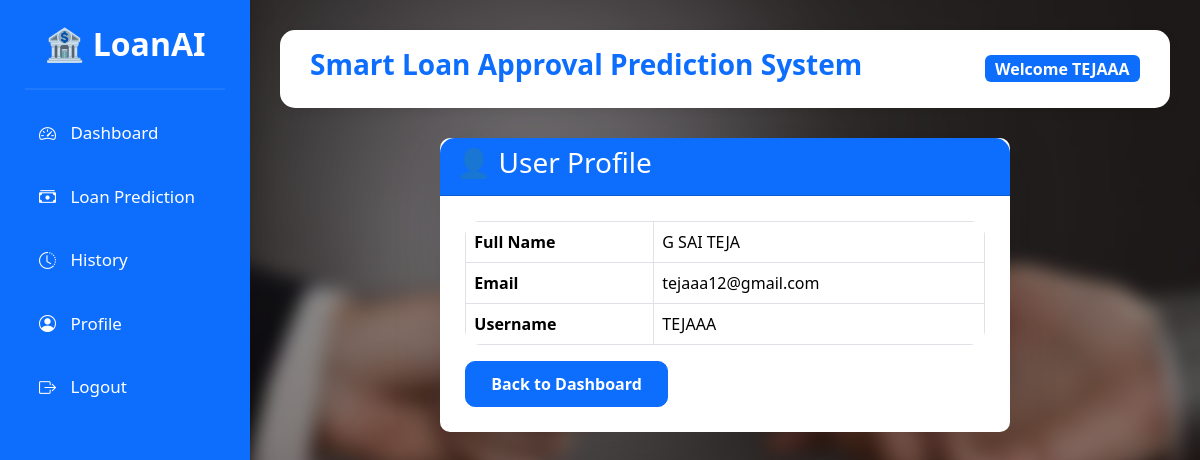
Screenshot of /profile (signed in) with the database file from the repository.
### tables this page shows
CREATE TABLE users(

    id INTEGER PRIMARY KEY AUTOINCREMENT,

    fullname TEXT NOT NULL,

    email TEXT UNIQUE NOT NULL,

    username TEXT UNIQUE NOT NULL,

    password TEXT NOT NULL

);

### app.py (the view)
@app.route("/profile")
def profile():
    if "username" not in session:
        return redirect(url_for("login"))
    conn = get_db_connection()
    user = conn.execute(
        "SELECT * FROM users WHERE username=?",
        (session["username"],)
    ).fetchone()
    conn.close()
    return render_template(
        "profile.html",
        user=user
    )

### app.py (called while the page is built)
def get_db_connection():
    conn = sqlite3.connect("database.db")
    conn.row_factory = sqlite3.Row
    return conn

### templates/profile.html (shortened to what this page needs)
{% extends "base.html" %}
{% block content %}
<div class="container">
<div class="row justify-content-center">
<div class="col-md-8">
<div class="card shadow-lg">
<div class="card-header bg-primary text-white">
<h3>👤 User Profile</h3>
</div>
<div class="card-body">
<table class="table table-bordered">
<tr>
<th>Full Name</th>
<td>{{ user.fullname }}</td>
</tr>
<tr>
<th>Email</th>
<td>{{ user.email }}</td>
</tr>
<tr>
<th>Username</th>
<td>{{ user.username }}</td>
</tr>
</table>
<a href="{{ url_for('dashboard') }}"
class="btn btn-primary">
Back to Dashboard
</a>
</div>
</div>
</div>
</div>
</div>
{% endblock %}

### templates/base.html (shortened to what this page needs)
<!DOCTYPE html>
<html lang="en">
<head>
    <link href="https://cdn.jsdelivr.net/npm/bootstrap@5.3.3/dist/css/bootstrap.min.css" rel="stylesheet">
    <link rel="stylesheet"
          href="https://cdn.jsdelivr.net/npm/bootstrap-icons@1.11.3/font/bootstrap-icons.min.css">
    <link rel="stylesheet"
          href="{{ url_for('static', filename='css/style.css') }}">
</head>
<body>
<div class="wrapper">
    <div class="sidebar">
        <h2 class="logo">
            🏦 LoanAI
        </h2>
        <hr>
        <a href="{{ url_for('dashboard') }}">
            <i class="bi bi-speedometer2"></i>
            Dashboard
        </a>
        <a href="{{ url_for('predict') }}">
            <i class="bi bi-cash-stack"></i>
            Loan Prediction
        </a>
        <a href="{{ url_for('history') }}">
            <i class="bi bi-clock-history"></i>
            History
        </a>
        <a href="{{ url_for('profile') }}">
            <i class="bi bi-person-circle"></i>
            Profile
        </a>
        <a href="{{ url_for('logout') }}">
            <i class="bi bi-box-arrow-right"></i>
            Logout
        </a>
    </div>
    <div class="main">
        <div class="topbar">
            <div>
                <h3>Smart Loan Approval Prediction System</h3>
            </div>
            <div>
                <span class="badge bg-primary fs-6">
                    Welcome {{ session.username }}
                </span>
            </div>
        </div>
        <div class="content">
            {% block content %}
            {% endblock %}
        </div>
    </div>
</div>
</body>
</html>

### static/css/style.css (style rules this page uses)
* { margin:0; padding:0; box-sizing:border-box; font-family:'Segoe UI',sans-serif; }
body { background:#f4f7fc; }
a { text-decoration:none; }
.wrapper { display:flex; width:100%; min-height:100vh; }
.sidebar { width:250px; background:#0d6efd; color:white; position:fixed; height:100vh; padding:25px; box-shadow:5px 0 20px rgba(0,0,0,.15); }
.logo { text-align:center; margin-bottom:25px; font-weight:bold; }
.sidebar hr { border:1px solid rgba(255,255,255,.3); }
.sidebar a { display:block; color:white; padding:14px; margin-top:10px; border-radius:10px; transition:.3s; font-size:17px; }
.sidebar a i { margin-right:10px; }
.main { margin-left:250px; width:calc(100% - 250px); padding:30px; }
.topbar { background:white; padding:18px 30px; border-radius:15px; display:flex; justify-content:space-between; align-items:center; box-shadow:0 4px 12px rgba(0,0,0,.08); margin-bottom:30px; }
.topbar h3 { color:#0d6efd; font-weight:bold; }
.card { border:none; border-radius:18px; transition:.3s; box-shadow:0 5px 15px rgba(0,0,0,.08); }
.card-body { padding:25px; }
.btn { border-radius:10px; padding:10px 25px; font-weight:bold; transition:.3s; }
table { background:white; border-radius:15px; overflow:hidden; }
.card-header { border-radius:15px 15px 0 0 !important; }
.card { border-radius:10px; }
body { margin:0; padding:0; }
body::before { content:""; position:fixed; top:0; left:0; width:100%; height:100%; background:url("../images/bg.jpg") no-repeat center center; background-size:cover; filter:blur(8px); transform:scale(1.1); z-index:-2; }
body::after { content:""; position:fixed; top:0; left:0; width:100%; height:100%; background:rgba(0,0,0,0.35); z-index:-1; }

### rows the page displays
users: username "TEJAAA", fullname "G SAI TEJA", email "tejaaa12@gmail.com"
